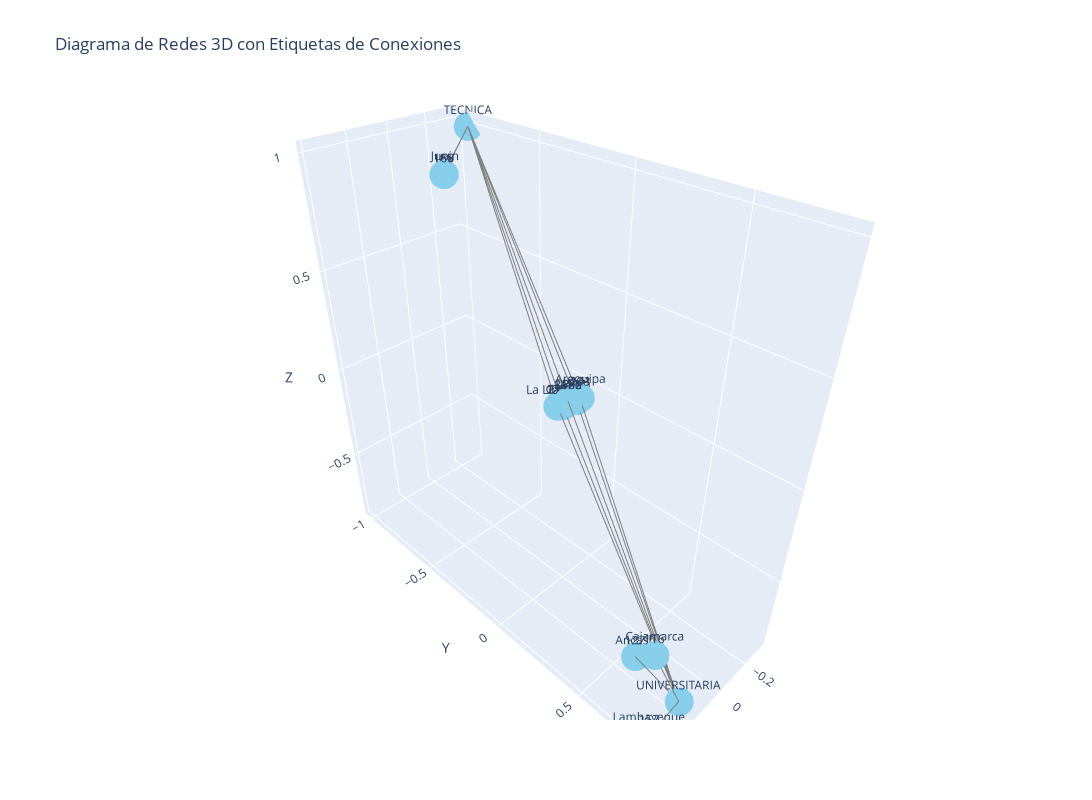

Notebook cell for this chart:
### Code cell
# Crear un grafo dirigido desde el DataFrame
G = nx.from_pandas_edgelist(df_xarxa_mod, 'zona', 'nivel_educ', edge_attr='conexiones', create_using=nx.DiGraph())

# Obtener posiciones de nodos en 3D (layout spring con dimensión 3)
pos = nx.spring_layout(G, dim=3)

# Crear la figura 3D
fig = go.Figure()

# Agregar nodos al trazado con etiquetas de texto
node_trace = go.Scatter3d(
    x=[pos[node][0] for node in G.nodes()],
    y=[pos[node][1] for node in G.nodes()],
    z=[pos[node][2] for node in G.nodes()],
    mode='markers+text',
    marker=dict(size=10, color='skyblue'),
    text=list(G.nodes()),
    textposition='top center'
)
fig.add_trace(node_trace)

# Agregar aristas al trazado con etiquetas de conexiones
for edge in G.edges():
    x0, y0, z0 = pos[edge[0]]
    x1, y1, z1 = pos[edge[1]]
    # Obtener etiqueta de conexión para la arista
    connection_label = f'\n{G.edges[edge]["conexiones"]}'
    # Calcular posición media para colocar la etiqueta
    x_mid = (x0 + x1) / 2
    y_mid = (y0 + y1) / 2
    z_mid = (z0 + z1) / 2
    edge_trace = go.Scatter3d(
        x=[x0, x1],
        y=[y0, y1],
        z=[z0, z1],
        mode='lines+text',
        line=dict(color='gray', width=2),
        hoverinfo='text',
        text=[connection_label],
        textposition='top center'
    )
    fig.add_trace(edge_trace)

# Configurar el diseño de la figura
fig.update_layout(
    title='Diagrama de Redes 3D con Etiquetas de Conexiones',
    width=1200,
    height=800,
    showlegend=False,
    scene=dict(
        xaxis=dict(title='X'),
        yaxis=dict(title='Y'),
        zaxis=dict(title='Z'),
    )
)

# Mostrar la figura interactiva
fig.show()

### Figure 1 — Plotly figure (JSON) as saved in the notebook; plotly's stock layout.template omitted (floating-point values rounded to 4 significant figures)
{"data": [{"marker": {"color": "skyblue", "size": 10}, "mode": "markers+text", "text": ["Ancash", "UNIVERSITARIA", "Arequipa", "TECNICA", "Cajamarca", "Callao", "Ica", "Junin", "La Libertad", "Lambayeque", "Lima", "Piura"], "textposition": "top center", "type": "scatter3d", "x": [0.2017, 0.1835, -0.1003, -0.3279, 0.25, -0.07425, -0.231, -0.1159, -0.02348, 0.3989, -0.0396, -0.1217], "y": [0.6077, 0.8291, -0.01301, -0.9246, 0.7294, -0.08635, -1, -0.844, -0.06889, 0.8458, -0.0235, -0.05171], "z": [-0.7453, -0.8423, 0.09995, 0.988, -0.5762, 0.03667, 0.782, 0.8434, 0.06765, -0.8171, 0.1067, 0.05648]}, {"hoverinfo": "text", "line": {"color": "gray", "width": 2}, "mode": "lines+text", "text": ["\n127"], "textposition": "top center", "type": "scatter3d", "x": [0.2017, 0.1835], "y": [0.6077, 0.8291], "z": [-0.7453, -0.8423]}, {"hoverinfo": "text", "line": {"color": "gray", "width": 2}, "mode": "lines+text", "text": ["\n141"], "textposition": "top center", "type": "scatter3d", "x": [-0.1003, -0.3279], "y": [-0.01301, -0.9246], "z": [0.09995, 0.988]}, {"hoverinfo": "text", "line": {"color": "gray", "width": 2}, "mode": "lines+text", "text": ["\n203"], "textposition": "top center", "type": "scatter3d", "x": [-0.1003, 0.1835], "y": [-0.01301, 0.8291], "z": [0.09995, -0.8423]}, {"hoverinfo": "text", "line": {"color": "gray", "width": 2}, "mode": "lines+text", "text": ["\n116"], "textposition": "top center", "type": "scatter3d", "x": [0.25, 0.1835], "y": [0.7294, 0.8291], "z": [-0.5762, -0.8423]}, {"hoverinfo": "text", "line": {"color": "gray", "width": 2}, "mode": "lines+text", "text": ["\n259"], "textposition": "top center", "type": "scatter3d", "x": [-0.07425, -0.3279], "y": [-0.08635, -0.9246], "z": [0.03667, 0.988]}, {"hoverinfo": "text", "line": {"color": "gray", "width": 2}, "mode": "lines+text", "text": ["\n227"], "textposition": "top center", "type": "scatter3d", "x": [-0.07425, 0.1835], "y": [-0.08635, 0.8291], "z": [0.03667, -0.8423]}, {"hoverinfo": "text", "line": {"color": "gray", "width": 2}, "mode": "lines+text", "text": ["\n185"], "textposition": "top center", "type": "scatter3d", "x": [-0.231, -0.3279], "y": [-1, -0.9246], "z": [0.782, 0.988]}, {"hoverinfo": "text", "line": {"color": "gray", "width": 2}, "mode": "lines+text", "text": ["\n168"], "textposition": "top center", "type": "scatter3d", "x": [-0.1159, -0.3279], "y": [-0.844, -0.9246], "z": [0.8434, 0.988]}, {"hoverinfo": "text", "line": {"color": "gray", "width": 2}, "mode": "lines+text", "text": ["\n173"], "textposition": "top center", "type": "scatter3d", "x": [-0.02348, -0.3279], "y": [-0.06889, -0.9246], "z": [0.06765, 0.988]}, {"hoverinfo": "text", "line": {"color": "gray", "width": 2}, "mode": "lines+text", "text": ["\n230"], "textposition": "top center", "type": "scatter3d", "x": [-0.02348, 0.1835], "y": [-0.06889, 0.8291], "z": [0.06765, -0.8423]}, {"hoverinfo": "text", "line": {"color": "gray", "width": 2}, "mode": "lines+text", "text": ["\n157"], "textposition": "top center", "type": "scatter3d", "x": [0.3989, 0.1835], "y": [0.8458, 0.8291], "z": [-0.8171, -0.8423]}, {"hoverinfo": "text", "line": {"color": "gray", "width": 2}, "mode": "lines+text", "text": ["\n1686"], "textposition": "top center", "type": "scatter3d", "x": [-0.0396, -0.3279], "y": [-0.0235, -0.9246], "z": [0.1067, 0.988]}, {"hoverinfo": "text", "line": {"color": "gray", "width": 2}, "mode": "lines+text", "text": ["\n3162"], "textposition": "top center", "type": "scatter3d", "x": [-0.0396, 0.1835], "y": [-0.0235, 0.8291], "z": [0.1067, -0.8423]}, {"hoverinfo": "text", "line": {"color": "gray", "width": 2}, "mode": "lines+text", "text": ["\n162"], "textposition": "top center", "type": "scatter3d", "x": [-0.1217, -0.3279], "y": [-0.05171, -0.9246], "z": [0.05648, 0.988]}, {"hoverinfo": "text", "line": {"color": "gray", "width": 2}, "mode": "lines+text", "text": ["\n114"], "textposition": "top center", "type": "scatter3d", "x": [-0.1217, 0.1835], "y": [-0.05171, 0.8291], "z": [0.05648, -0.8423]}], "layout": {"height": 800, "scene": {"xaxis": {"title": {"text": "X"}}, "yaxis": {"title": {"text": "Y"}}, "zaxis": {"title": {"text": "Z"}}}, "showlegend": false, "title": {"text": "Diagrama de Redes 3D con Etiquetas de Conexiones"}, "width": 1200}}
